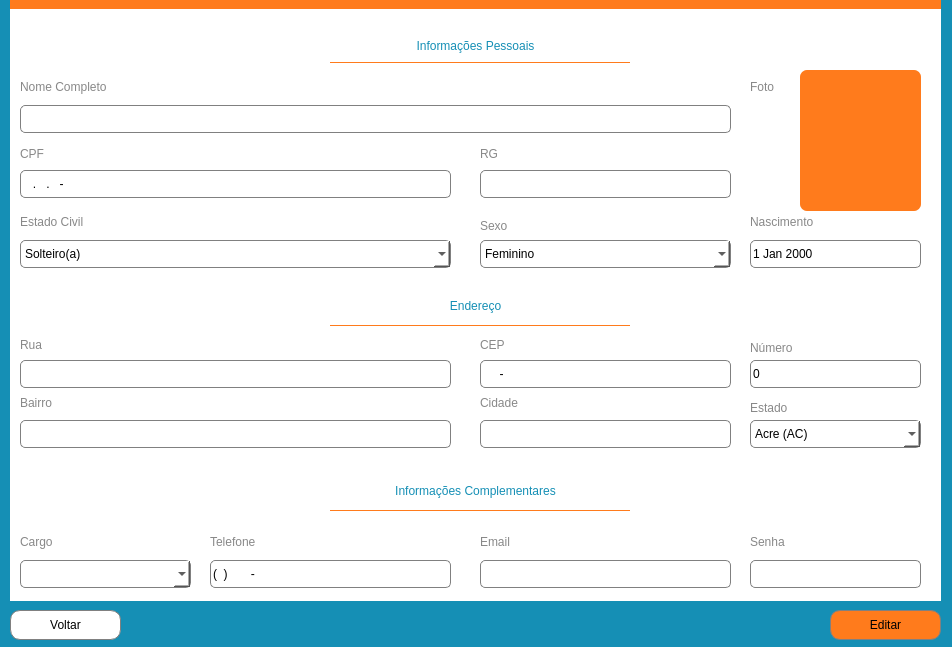
<?xml version="1.0" encoding="UTF-8"?>
<ui version="4.0">
 <class>perfilAdministrador</class>
 <widget class="QMainWindow" name="perfilAdministrador">
  <property name="geometry">
   <rect>
    <x>0</x>
    <y>0</y>
    <width>952</width>
    <height>647</height>
   </rect>
  </property>
  <property name="sizePolicy">
   <sizepolicy hsizetype="Fixed" vsizetype="Fixed">
    <horstretch>0</horstretch>
    <verstretch>0</verstretch>
   </sizepolicy>
  </property>
  <property name="minimumSize">
   <size>
    <width>952</width>
    <height>200</height>
   </size>
  </property>
  <property name="maximumSize">
   <size>
    <width>952</width>
    <height>760</height>
   </size>
  </property>
  <property name="windowTitle">
   <string>Perfil Administrador</string>
  </property>
  <property name="layoutDirection">
   <enum>Qt::LeftToRight</enum>
  </property>
  <property name="styleSheet">
   <string notr="true">background-color: rgb(21, 143, 181)</string>
  </property>
  <widget class="QWidget" name="centralwidget">
   <property name="sizePolicy">
    <sizepolicy hsizetype="Fixed" vsizetype="Fixed">
     <horstretch>0</horstretch>
     <verstretch>0</verstretch>
    </sizepolicy>
   </property>
   <property name="styleSheet">
    <string notr="true">backgroundcolor: rgb(255,255,255)</string>
   </property>
   <widget class="QPushButton" name="btnVoltar">
    <property name="geometry">
     <rect>
      <x>10</x>
      <y>610</y>
      <width>111</width>
      <height>30</height>
     </rect>
    </property>
    <property name="sizePolicy">
     <sizepolicy hsizetype="Maximum" vsizetype="Expanding">
      <horstretch>0</horstretch>
      <verstretch>0</verstretch>
     </sizepolicy>
    </property>
    <property name="focusPolicy">
     <enum>Qt::StrongFocus</enum>
    </property>
    <property name="styleSheet">
     <string notr="true">font: 25 10pt &quot;Malgun Gothic Semilight&quot;;
border: 0.7px solid grey;
border-radius: 10px;
background-color: rgb(255, 255, 255);
box-shadow: 5px -9px 3px #000;</string>
    </property>
    <property name="text">
     <string>Voltar</string>
    </property>
   </widget>
   <widget class="QFrame" name="framezao">
    <property name="geometry">
     <rect>
      <x>10</x>
      <y>0</y>
      <width>931</width>
      <height>601</height>
     </rect>
    </property>
    <property name="sizePolicy">
     <sizepolicy hsizetype="Expanding" vsizetype="Expanding">
      <horstretch>0</horstretch>
      <verstretch>0</verstretch>
     </sizepolicy>
    </property>
    <property name="styleSheet">
     <string notr="true">background-color: rgb(255, 255, 255);
border-radius: 7px;
</string>
    </property>
    <property name="frameShape">
     <enum>QFrame::StyledPanel</enum>
    </property>
    <property name="frameShadow">
     <enum>QFrame::Raised</enum>
    </property>
    <widget class="QFrame" name="framePessoais">
     <property name="geometry">
      <rect>
       <x>0</x>
       <y>30</y>
       <width>931</width>
       <height>251</height>
      </rect>
     </property>
     <property name="sizePolicy">
      <sizepolicy hsizetype="Expanding" vsizetype="Expanding">
       <horstretch>0</horstretch>
       <verstretch>0</verstretch>
      </sizepolicy>
     </property>
     <property name="styleSheet">
      <string notr="true">background-color: rgb(255, 255, 255)</string>
     </property>
     <property name="frameShape">
      <enum>QFrame::StyledPanel</enum>
     </property>
     <property name="frameShadow">
      <enum>QFrame::Raised</enum>
     </property>
     <widget class="QLabel" name="lblPessoais">
      <property name="geometry">
       <rect>
        <x>0</x>
        <y>-4</y>
        <width>931</width>
        <height>39</height>
       </rect>
      </property>
      <property name="styleSheet">
       <string notr="true">font: 25 12pt &quot;Malgun Gothic Semilight&quot;;
color: rgb(21, 143, 181);</string>
      </property>
      <property name="text">
       <string>Informações Pessoais</string>
      </property>
      <property name="alignment">
       <set>Qt::AlignCenter</set>
      </property>
     </widget>
     <widget class="QLabel" name="lblNome">
      <property name="geometry">
       <rect>
        <x>10</x>
        <y>45</y>
        <width>181</width>
        <height>23</height>
       </rect>
      </property>
      <property name="styleSheet">
       <string notr="true">font: 75 10pt &quot;Malgun Gothic&quot;;
color: rgb(136, 136, 136)</string>
      </property>
      <property name="text">
       <string>Nome Completo</string>
      </property>
     </widget>
     <widget class="QLabel" name="lblCpf">
      <property name="geometry">
       <rect>
        <x>10</x>
        <y>112</y>
        <width>55</width>
        <height>23</height>
       </rect>
      </property>
      <property name="styleSheet">
       <string notr="true">color: rgb(136, 136, 136);
font: 75 10pt &quot;Malgun Gothic&quot;;</string>
      </property>
      <property name="text">
       <string>CPF</string>
      </property>
     </widget>
     <widget class="QLabel" name="lblEstadoCivil">
      <property name="geometry">
       <rect>
        <x>10</x>
        <y>180</y>
        <width>111</width>
        <height>23</height>
       </rect>
      </property>
      <property name="styleSheet">
       <string notr="true">color: rgb(136, 136, 136);
font: 75 10pt &quot;Malgun Gothic&quot;;</string>
      </property>
      <property name="text">
       <string>Estado Civil</string>
      </property>
     </widget>
     <widget class="QLabel" name="lblNascimento">
      <property name="geometry">
       <rect>
        <x>740</x>
        <y>180</y>
        <width>121</width>
        <height>23</height>
       </rect>
      </property>
      <property name="styleSheet">
       <string notr="true">color: rgb(136, 136, 136);
font: 75 10pt &quot;Malgun Gothic&quot;;</string>
      </property>
      <property name="text">
       <string>Nascimento</string>
      </property>
     </widget>
     <widget class="QLabel" name="lblRg">
      <property name="geometry">
       <rect>
        <x>470</x>
        <y>112</y>
        <width>55</width>
        <height>23</height>
       </rect>
      </property>
      <property name="styleSheet">
       <string notr="true">color: rgb(136, 136, 136);
font: 75 10pt &quot;Malgun Gothic&quot;;</string>
      </property>
      <property name="text">
       <string>RG</string>
      </property>
      <property name="textFormat">
       <enum>Qt::PlainText</enum>
      </property>
     </widget>
     <widget class="QComboBox" name="cbEstadoCivil">
      <property name="enabled">
       <bool>true</bool>
      </property>
      <property name="geometry">
       <rect>
        <x>10</x>
        <y>210</y>
        <width>431</width>
        <height>28</height>
       </rect>
      </property>
      <property name="styleSheet">
       <string notr="true">border: 1px solid grey;
border-radius: 5px;
font: 9pt &quot;Leelawadee UI Semilight&quot;;
background-color: rgb(255, 255, 255);</string>
      </property>
      <property name="currentIndex">
       <number>0</number>
      </property>
      <property name="maxVisibleItems">
       <number>5</number>
      </property>
      <item>
       <property name="text">
        <string>Solteiro(a)</string>
       </property>
      </item>
      <item>
       <property name="text">
        <string>Casado(a)</string>
       </property>
      </item>
      <item>
       <property name="text">
        <string>Separado(a)</string>
       </property>
      </item>
      <item>
       <property name="text">
        <string>Divorciado(a)</string>
       </property>
      </item>
      <item>
       <property name="text">
        <string>Viúvo(a)</string>
       </property>
      </item>
     </widget>
     <widget class="QDateEdit" name="dateNascimento">
      <property name="geometry">
       <rect>
        <x>740</x>
        <y>210</y>
        <width>171</width>
        <height>28</height>
       </rect>
      </property>
      <property name="styleSheet">
       <string notr="true">border: 1px solid grey;
border-radius: 5px;
font: 9pt &quot;Leelawadee UI Semilight&quot;;
background-color: rgb(255, 255, 255);</string>
      </property>
      <property name="readOnly">
       <bool>false</bool>
      </property>
      <property name="buttonSymbols">
       <enum>QAbstractSpinBox::NoButtons</enum>
      </property>
      <property name="maximumDate">
       <date>
        <year>3000</year>
        <month>12</month>
        <day>31</day>
       </date>
      </property>
      <property name="minimumDate">
       <date>
        <year>1900</year>
        <month>9</month>
        <day>14</day>
       </date>
      </property>
     </widget>
     <widget class="QLabel" name="lblSexo">
      <property name="geometry">
       <rect>
        <x>470</x>
        <y>180</y>
        <width>55</width>
        <height>31</height>
       </rect>
      </property>
      <property name="styleSheet">
       <string notr="true">color: rgb(136, 136, 136);
font: 75 10pt &quot;Malgun Gothic&quot;;</string>
      </property>
      <property name="text">
       <string>Sexo</string>
      </property>
     </widget>
     <widget class="QComboBox" name="cbSexo">
      <property name="enabled">
       <bool>true</bool>
      </property>
      <property name="geometry">
       <rect>
        <x>470</x>
        <y>210</y>
        <width>251</width>
        <height>28</height>
       </rect>
      </property>
      <property name="styleSheet">
       <string notr="true">border: 1px solid grey;
border-radius: 5px;
font: 9pt &quot;Leelawadee UI Semilight&quot;;
background-color: rgb(255, 255, 255);</string>
      </property>
      <item>
       <property name="text">
        <string>Feminino</string>
       </property>
      </item>
      <item>
       <property name="text">
        <string>Masculino</string>
       </property>
      </item>
      <item>
       <property name="text">
        <string>Outro</string>
       </property>
      </item>
     </widget>
     <widget class="Line" name="linePessoais">
      <property name="geometry">
       <rect>
        <x>320</x>
        <y>32</y>
        <width>300</width>
        <height>1</height>
       </rect>
      </property>
      <property name="styleSheet">
       <string notr="true">background-color: rgb(255, 123, 28);</string>
      </property>
      <property name="orientation">
       <enum>Qt::Horizontal</enum>
      </property>
     </widget>
     <widget class="QLabel" name="lblFotolbl">
      <property name="geometry">
       <rect>
        <x>740</x>
        <y>45</y>
        <width>40</width>
        <height>23</height>
       </rect>
      </property>
      <property name="styleSheet">
       <string notr="true">color: rgb(136, 136, 136);
font: 75 10pt &quot;Malgun Gothic&quot;;</string>
      </property>
      <property name="text">
       <string>Foto</string>
      </property>
     </widget>
     <widget class="QLineEdit" name="lineNome">
      <property name="geometry">
       <rect>
        <x>10</x>
        <y>75</y>
        <width>711</width>
        <height>28</height>
       </rect>
      </property>
      <property name="styleSheet">
       <string notr="true">border: 1px solid grey;
border-radius: 5px;
font: 9pt &quot;Leelawadee UI Semilight&quot;;
background-color: rgb(255, 255, 255);</string>
      </property>
      <property name="readOnly">
       <bool>false</bool>
      </property>
     </widget>
     <widget class="QLineEdit" name="lineCpf">
      <property name="geometry">
       <rect>
        <x>10</x>
        <y>140</y>
        <width>431</width>
        <height>28</height>
       </rect>
      </property>
      <property name="styleSheet">
       <string notr="true">border: 1px solid grey;
border-radius: 5px;
font: 9pt &quot;Leelawadee UI Semilight&quot;;
background-color: rgb(255, 255, 255);</string>
      </property>
      <property name="inputMask">
       <string>000.000.000-00</string>
      </property>
      <property name="readOnly">
       <bool>false</bool>
      </property>
     </widget>
     <widget class="QLineEdit" name="lineRg">
      <property name="geometry">
       <rect>
        <x>470</x>
        <y>140</y>
        <width>251</width>
        <height>28</height>
       </rect>
      </property>
      <property name="styleSheet">
       <string notr="true">border: 1px solid grey;
border-radius: 5px;
font: 9pt &quot;Leelawadee UI Semilight&quot;;
background-color: rgb(255, 255, 255);</string>
      </property>
      <property name="readOnly">
       <bool>false</bool>
      </property>
     </widget>
     <widget class="QLabel" name="lblFoto">
      <property name="geometry">
       <rect>
        <x>790</x>
        <y>40</y>
        <width>121</width>
        <height>141</height>
       </rect>
      </property>
      <property name="styleSheet">
       <string notr="true">background-color: rgb(255, 123, 28);
</string>
      </property>
      <property name="text">
       <string/>
      </property>
      <property name="pixmap">
       <pixmap>../../../../OneDrive/Área de Trabalho/icons/perfil.png</pixmap>
      </property>
     </widget>
    </widget>
    <widget class="QFrame" name="frameEndereco">
     <property name="geometry">
      <rect>
       <x>0</x>
       <y>290</y>
       <width>931</width>
       <height>171</height>
      </rect>
     </property>
     <property name="sizePolicy">
      <sizepolicy hsizetype="Expanding" vsizetype="Expanding">
       <horstretch>0</horstretch>
       <verstretch>0</verstretch>
      </sizepolicy>
     </property>
     <property name="layoutDirection">
      <enum>Qt::LeftToRight</enum>
     </property>
     <property name="styleSheet">
      <string notr="true">background-color: rgb(255, 255, 255)</string>
     </property>
     <property name="frameShape">
      <enum>QFrame::StyledPanel</enum>
     </property>
     <property name="frameShadow">
      <enum>QFrame::Raised</enum>
     </property>
     <widget class="QLabel" name="lblEndereco">
      <property name="geometry">
       <rect>
        <x>0</x>
        <y>0</y>
        <width>931</width>
        <height>31</height>
       </rect>
      </property>
      <property name="styleSheet">
       <string notr="true">font: 25 12pt &quot;Malgun Gothic Semilight&quot;;
color: rgb(21, 143, 181);</string>
      </property>
      <property name="text">
       <string>Endereço</string>
      </property>
      <property name="alignment">
       <set>Qt::AlignCenter</set>
      </property>
     </widget>
     <widget class="QLabel" name="lblRua">
      <property name="geometry">
       <rect>
        <x>10</x>
        <y>47</y>
        <width>55</width>
        <height>16</height>
       </rect>
      </property>
      <property name="styleSheet">
       <string notr="true">font: 25 10pt &quot;Malgun Gothic Semilight&quot;;
color: rgb(136, 136, 136)</string>
      </property>
      <property name="text">
       <string>Rua</string>
      </property>
     </widget>
     <widget class="QLabel" name="lblNumero">
      <property name="geometry">
       <rect>
        <x>740</x>
        <y>50</y>
        <width>71</width>
        <height>16</height>
       </rect>
      </property>
      <property name="styleSheet">
       <string notr="true">font: 25 10pt &quot;Malgun Gothic Semilight&quot;;
color: rgb(136, 136, 136)</string>
      </property>
      <property name="text">
       <string>Número</string>
      </property>
     </widget>
     <widget class="QLabel" name="lblBairro">
      <property name="geometry">
       <rect>
        <x>10</x>
        <y>105</y>
        <width>55</width>
        <height>16</height>
       </rect>
      </property>
      <property name="styleSheet">
       <string notr="true">font: 25 10pt &quot;Malgun Gothic Semilight&quot;;
color: rgb(136, 136, 136)</string>
      </property>
      <property name="text">
       <string>Bairro</string>
      </property>
     </widget>
     <widget class="QLabel" name="lblCep">
      <property name="geometry">
       <rect>
        <x>470</x>
        <y>47</y>
        <width>55</width>
        <height>16</height>
       </rect>
      </property>
      <property name="styleSheet">
       <string notr="true">font: 25 10pt &quot;Malgun Gothic Semilight&quot;;
color: rgb(136, 136, 136)</string>
      </property>
      <property name="text">
       <string>CEP</string>
      </property>
     </widget>
     <widget class="QLabel" name="lblCidade">
      <property name="geometry">
       <rect>
        <x>470</x>
        <y>105</y>
        <width>55</width>
        <height>16</height>
       </rect>
      </property>
      <property name="styleSheet">
       <string notr="true">font: 25 10pt &quot;Malgun Gothic Semilight&quot;;
color: rgb(136, 136, 136)</string>
      </property>
      <property name="text">
       <string>Cidade</string>
      </property>
     </widget>
     <widget class="QLabel" name="lblEstado">
      <property name="geometry">
       <rect>
        <x>740</x>
        <y>110</y>
        <width>55</width>
        <height>16</height>
       </rect>
      </property>
      <property name="styleSheet">
       <string notr="true">font: 25 10pt &quot;Malgun Gothic Semilight&quot;;
color: rgb(136, 136, 136)</string>
      </property>
      <property name="text">
       <string>Estado</string>
      </property>
     </widget>
     <widget class="QLineEdit" name="lineRua">
      <property name="geometry">
       <rect>
        <x>10</x>
        <y>70</y>
        <width>431</width>
        <height>28</height>
       </rect>
      </property>
      <property name="styleSheet">
       <string notr="true">border: 1px solid grey;
border-radius: 5px;
font: 9pt &quot;Leelawadee UI Semilight&quot;;
background-color: rgb(255, 255, 255);</string>
      </property>
      <property name="readOnly">
       <bool>false</bool>
      </property>
     </widget>
     <widget class="QSpinBox" name="spinNumero">
      <property name="geometry">
       <rect>
        <x>740</x>
        <y>70</y>
        <width>171</width>
        <height>28</height>
       </rect>
      </property>
      <property name="styleSheet">
       <string notr="true">border: 1px solid grey;
border-radius: 5px;
font: 9pt &quot;Leelawadee UI Semilight&quot;;
background-color: rgb(255, 255, 255);</string>
      </property>
      <property name="readOnly">
       <bool>false</bool>
      </property>
      <property name="buttonSymbols">
       <enum>QAbstractSpinBox::NoButtons</enum>
      </property>
      <property name="maximum">
       <number>5000</number>
      </property>
     </widget>
     <widget class="QComboBox" name="cbEstado">
      <property name="enabled">
       <bool>true</bool>
      </property>
      <property name="geometry">
       <rect>
        <x>740</x>
        <y>130</y>
        <width>171</width>
        <height>28</height>
       </rect>
      </property>
      <property name="styleSheet">
       <string notr="true">border: 1px solid grey;
border-radius: 5px;
font: 9pt &quot;Leelawadee UI Semilight&quot;;
background-color: rgb(255, 255, 255);</string>
      </property>
      <item>
       <property name="text">
        <string>Acre (AC)</string>
       </property>
      </item>
      <item>
       <property name="text">
        <string>Alagoas (AL)</string>
       </property>
      </item>
      <item>
       <property name="text">
        <string>Amapá (AP)</string>
       </property>
      </item>
      <item>
       <property name="text">
        <string>Amazonas (AM)</string>
       </property>
      </item>
      <item>
       <property name="text">
        <string>Bahia (BA)</string>
       </property>
      </item>
      <item>
       <property name="text">
        <string>Ceará (CE)</string>
       </property>
      </item>
      <item>
       <property name="text">
        <string>Distrito Federal (DF)</string>
       </property>
      </item>
      <item>
       <property name="text">
        <string>Espírito Santos (ES)</string>
       </property>
      </item>
      <item>
       <property name="text">
        <string>Goiás (GO)</string>
       </property>
      </item>
      <item>
       <property name="text">
        <string>Maranhão (MA)</string>
       </property>
      </item>
      <item>
       <property name="text">
        <string>Mato Grosso (MT)</string>
       </property>
      </item>
      <item>
       <property name="text">
        <string>Mato Grosso do Sul (MS)</string>
       </property>
      </item>
      <item>
       <property name="text">
        <string>Minas Gerais (MG)</string>
       </property>
      </item>
      <item>
       <property name="text">
        <string>Pará (PA)</string>
       </property>
      </item>
      <item>
       <property name="text">
        <string>Paraíba (PB)</string>
       </property>
      </item>
      <item>
       <property name="text">
        <string>Paraná (PR)</string>
       </property>
      </item>
      <item>
       <property name="text">
        <string>Pernambuco (PR)</string>
       </property>
      </item>
      <item>
       <property name="text">
        <string>Piauí (PI)</string>
       </property>
      </item>
      <item>
       <property name="text">
        <string>Rio de Janeiro (RJ)</string>
       </property>
      </item>
      <item>
       <property name="text">
        <string>Rio Grande do Norte (RN)</string>
       </property>
      </item>
      <item>
       <property name="text">
        <string>Rondônia (RO)</string>
       </property>
      </item>
      <item>
       <property name="text">
        <string>Roraima (RR)</string>
       </property>
      </item>
      <item>
       <property name="text">
        <string>Santa Catarina (SC)</string>
       </property>
      </item>
      <item>
       <property name="text">
        <string>São Paulo (SP)</string>
       </property>
      </item>
      <item>
       <property name="text">
        <string>Sergipe (SE)</string>
       </property>
      </item>
      <item>
       <property name="text">
        <string>Tocantins (TO)</string>
       </property>
      </item>
     </widget>
     <widget class="Line" name="lineEndereco">
      <property name="geometry">
       <rect>
        <x>320</x>
        <y>35</y>
        <width>300</width>
        <height>1</height>
       </rect>
      </property>
      <property name="styleSheet">
       <string notr="true">background-color: rgb(255, 123, 28);</string>
      </property>
      <property name="orientation">
       <enum>Qt::Horizontal</enum>
      </property>
     </widget>
     <widget class="QLineEdit" name="lineBairro">
      <property name="geometry">
       <rect>
        <x>10</x>
        <y>130</y>
        <width>431</width>
        <height>28</height>
       </rect>
      </property>
      <property name="styleSheet">
       <string notr="true">border: 1px solid grey;
border-radius: 5px;
font: 9pt &quot;Leelawadee UI Semilight&quot;;
background-color: rgb(255, 255, 255);</string>
      </property>
      <property name="readOnly">
       <bool>false</bool>
      </property>
     </widget>
     <widget class="QLineEdit" name="lineCep">
      <property name="geometry">
       <rect>
        <x>470</x>
        <y>70</y>
        <width>251</width>
        <height>28</height>
       </rect>
      </property>
      <property name="styleSheet">
       <string notr="true">border: 1px solid grey;
border-radius: 5px;
font: 9pt &quot;Leelawadee UI Semilight&quot;;
background-color: rgb(255, 255, 255);</string>
      </property>
      <property name="inputMask">
       <string>00000-000</string>
      </property>
      <property name="readOnly">
       <bool>false</bool>
      </property>
     </widget>
     <widget class="QLineEdit" name="lineCidade">
      <property name="geometry">
       <rect>
        <x>470</x>
        <y>130</y>
        <width>251</width>
        <height>28</height>
       </rect>
      </property>
      <property name="styleSheet">
       <string notr="true">border: 1px solid grey;
border-radius: 5px;
font: 9pt &quot;Leelawadee UI Semilight&quot;;
background-color: rgb(255, 255, 255);</string>
      </property>
      <property name="readOnly">
       <bool>false</bool>
      </property>
     </widget>
     <zorder>lblRua</zorder>
     <zorder>lblNumero</zorder>
     <zorder>lblBairro</zorder>
     <zorder>lblCep</zorder>
     <zorder>lblCidade</zorder>
     <zorder>lblEstado</zorder>
     <zorder>lineRua</zorder>
     <zorder>spinNumero</zorder>
     <zorder>cbEstado</zorder>
     <zorder>lblEndereco</zorder>
     <zorder>lineEndereco</zorder>
     <zorder>lineBairro</zorder>
     <zorder>lineCep</zorder>
     <zorder>lineCidade</zorder>
    </widget>
    <widget class="QFrame" name="frameComplementares">
     <property name="geometry">
      <rect>
       <x>0</x>
       <y>460</y>
       <width>931</width>
       <height>201</height>
      </rect>
     </property>
     <property name="sizePolicy">
      <sizepolicy hsizetype="Expanding" vsizetype="Expanding">
       <horstretch>0</horstretch>
       <verstretch>0</verstretch>
      </sizepolicy>
     </property>
     <property name="styleSheet">
      <string notr="true">background-color: rgb(255, 255, 255)</string>
     </property>
     <property name="frameShape">
      <enum>QFrame::StyledPanel</enum>
     </property>
     <property name="frameShadow">
      <enum>QFrame::Raised</enum>
     </property>
     <widget class="QLabel" name="lblInfoComplementares">
      <property name="geometry">
       <rect>
        <x>0</x>
        <y>10</y>
        <width>931</width>
        <height>41</height>
       </rect>
      </property>
      <property name="styleSheet">
       <string notr="true">font: 25 12pt &quot;Malgun Gothic Semilight&quot;;
color: rgb(21, 143, 181);</string>
      </property>
      <property name="text">
       <string>Informações Complementares</string>
      </property>
      <property name="alignment">
       <set>Qt::AlignCenter</set>
      </property>
     </widget>
     <widget class="QLabel" name="lblCargo">
      <property name="geometry">
       <rect>
        <x>10</x>
        <y>70</y>
        <width>55</width>
        <height>23</height>
       </rect>
      </property>
      <property name="styleSheet">
       <string notr="true">font: 25 10pt &quot;Malgun Gothic Semilight&quot;;
color: rgb(136, 136, 136)</string>
      </property>
      <property name="text">
       <string>Cargo</string>
      </property>
     </widget>
     <widget class="QLabel" name="lblEmail">
      <property name="geometry">
       <rect>
        <x>470</x>
        <y>70</y>
        <width>55</width>
        <height>23</height>
       </rect>
      </property>
      <property name="styleSheet">
       <string notr="true">font: 25 10pt &quot;Malgun Gothic Semilight&quot;;
color: rgb(136, 136, 136)</string>
      </property>
      <property name="text">
       <string>Email</string>
      </property>
     </widget>
     <widget class="QComboBox" name="cbCargo">
      <property name="enabled">
       <bool>true</bool>
      </property>
      <property name="geometry">
       <rect>
        <x>10</x>
        <y>100</y>
        <width>171</width>
        <height>28</height>
       </rect>
      </property>
      <property name="styleSheet">
       <string notr="true">border: 1px solid grey;
border-radius: 5px;
font: 9pt &quot;Leelawadee UI Semilight&quot;;
background-color: rgb(255, 255, 255);</string>
      </property>
     </widget>
     <widget class="Line" name="lineInfo">
      <property name="geometry">
       <rect>
        <x>320</x>
        <y>50</y>
        <width>300</width>
        <height>1</height>
       </rect>
      </property>
      <property name="styleSheet">
       <string notr="true">background-color: rgb(255, 123, 28);</string>
      </property>
      <property name="orientation">
       <enum>Qt::Horizontal</enum>
      </property>
     </widget>
     <widget class="QLabel" name="lblTelefone">
      <property name="geometry">
       <rect>
        <x>200</x>
        <y>70</y>
        <width>91</width>
        <height>23</height>
       </rect>
      </property>
      <property name="styleSheet">
       <string notr="true">color: rgb(136, 136, 136);
font: 75 10pt &quot;Malgun Gothic&quot;;</string>
      </property>
      <property name="text">
       <string>Telefone</string>
      </property>
     </widget>
     <widget class="QLineEdit" name="lineEmail">
      <property name="geometry">
       <rect>
        <x>470</x>
        <y>100</y>
        <width>251</width>
        <height>28</height>
       </rect>
      </property>
      <property name="styleSheet">
       <string notr="true">border: 1px solid grey;
border-radius: 5px;
font: 9pt &quot;Leelawadee UI Semilight&quot;;
background-color: rgb(255, 255, 255);</string>
      </property>
      <property name="readOnly">
       <bool>false</bool>
      </property>
     </widget>
     <widget class="QLineEdit" name="lineTelefone">
      <property name="geometry">
       <rect>
        <x>200</x>
        <y>100</y>
        <width>241</width>
        <height>28</height>
       </rect>
      </property>
      <property name="styleSheet">
       <string notr="true">border: 1px solid grey;
border-radius: 5px;
font: 9pt &quot;Leelawadee UI Semilight&quot;;
background-color: rgb(255, 255, 255);</string>
      </property>
      <property name="inputMethodHints">
       <set>Qt::ImhNone</set>
      </property>
      <property name="inputMask">
       <string>(00) 0 0000-0000</string>
      </property>
      <property name="readOnly">
       <bool>false</bool>
      </property>
     </widget>
     <widget class="QLabel" name="lblSenha">
      <property name="geometry">
       <rect>
        <x>740</x>
        <y>70</y>
        <width>55</width>
        <height>23</height>
       </rect>
      </property>
      <property name="styleSheet">
       <string notr="true">font: 25 10pt &quot;Malgun Gothic Semilight&quot;;
color: rgb(136, 136, 136)</string>
      </property>
      <property name="text">
       <string>Senha</string>
      </property>
     </widget>
     <widget class="QLineEdit" name="lineSenha">
      <property name="geometry">
       <rect>
        <x>740</x>
        <y>100</y>
        <width>171</width>
        <height>28</height>
       </rect>
      </property>
      <property name="styleSheet">
       <string notr="true">border: 1px solid grey;
border-radius: 5px;
font: 9pt &quot;Leelawadee UI Semilight&quot;;
background-color: rgb(255, 255, 255);</string>
      </property>
      <property name="echoMode">
       <enum>QLineEdit::Password</enum>
      </property>
      <property name="readOnly">
       <bool>false</bool>
      </property>
     </widget>
    </widget>
    <widget class="QFrame" name="frameLaranja">
     <property name="geometry">
      <rect>
       <x>0</x>
       <y>0</y>
       <width>931</width>
       <height>9</height>
      </rect>
     </property>
     <property name="styleSheet">
      <string notr="true">background-color: rgb(255, 123, 28);
border-radius: 0.2px;
</string>
     </property>
     <property name="frameShape">
      <enum>QFrame::StyledPanel</enum>
     </property>
     <property name="frameShadow">
      <enum>QFrame::Raised</enum>
     </property>
    </widget>
    <zorder>frameLaranja</zorder>
    <zorder>framePessoais</zorder>
    <zorder>frameEndereco</zorder>
    <zorder>frameComplementares</zorder>
   </widget>
   <widget class="QPushButton" name="btnEditar">
    <property name="geometry">
     <rect>
      <x>830</x>
      <y>610</y>
      <width>111</width>
      <height>30</height>
     </rect>
    </property>
    <property name="sizePolicy">
     <sizepolicy hsizetype="Maximum" vsizetype="Expanding">
      <horstretch>0</horstretch>
      <verstretch>0</verstretch>
     </sizepolicy>
    </property>
    <property name="focusPolicy">
     <enum>Qt::StrongFocus</enum>
    </property>
    <property name="styleSheet">
     <string notr="true">font: 25 10pt &quot;Malgun Gothic Semilight&quot;;
border: 0.7px solid grey;
border-radius: 10px;
background-color: rgb(255, 123, 28);
box-shadow: 5px -9px 3px #000;</string>
    </property>
    <property name="text">
     <string>Editar</string>
    </property>
   </widget>
   <zorder>framezao</zorder>
   <zorder>btnVoltar</zorder>
   <zorder>btnEditar</zorder>
  </widget>
 </widget>
 <resources/>
 <connections/>
</ui>
